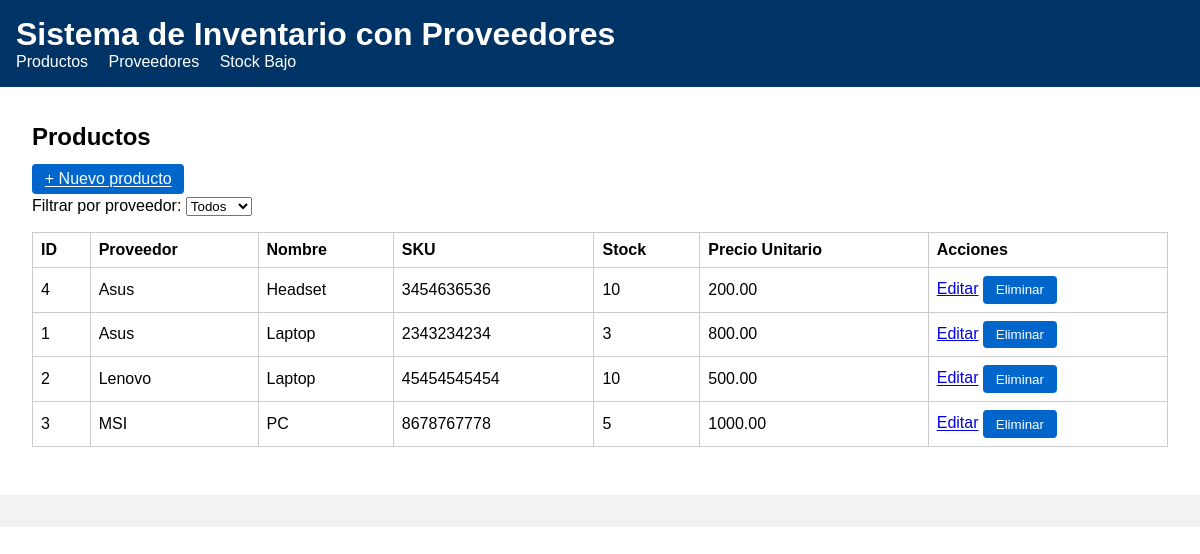
Page /products on the committed database.
### models.py (models this page shows, shortened)
class Product(db.Model):
    __tablename__ = "products"
    id = db.Column(db.Integer, primary_key=True)
    supplier_id = db.Column(db.Integer, db.ForeignKey("suppliers.id"), nullable=False)
    name = db.Column(db.String(120), nullable=False)
    sku = db.Column(db.String(80), unique=True, nullable=False)
    stock = db.Column(db.Integer, nullable=False, default=0)
    unit_price = db.Column(db.Float, nullable=False, default=0.0)

class Supplier(db.Model):
    __tablename__ = "suppliers"
    id = db.Column(db.Integer, primary_key=True)
    name = db.Column(db.String(120), nullable=False)
    contact_email = db.Column(db.String(120))
    phone = db.Column(db.String(50))
    products = db.relationship("Product", backref="supplier", lazy=True)

### app.py (the view)
    @app.route("/products")
    def list_products():
        supplier_id = request.args.get("supplier_id", type=int)
        suppliers = Supplier.query.order_by(Supplier.name).all()
        query = Product.query.order_by(Product.name)
        if supplier_id:
            query = query.filter(Product.supplier_id == supplier_id)
        products = query.all()
        return render_template(
            "products_list.html",
            products=products,
            suppliers=suppliers,
            selected_supplier_id=supplier_id,
        )

### templates/products_list.html (shortened to what this page needs)
{% extends "base.html" %}
{% block content %}
<h2>Productos</h2>
<a class="btn" href="{{ url_for('create_product') }}">+ Nuevo producto</a>
<form method="get" class="filter-form">
    <label>Filtrar por proveedor:
        <select name="supplier_id" onchange="this.form.submit()">
            <option value="">Todos</option>
        </select>
    </label>
</form>
<table>
    <thead>
        <tr>
            <th>ID</th>
            <th>Proveedor</th>
            <th>Nombre</th>
            <th>SKU</th>
            <th>Stock</th>
            <th>Precio Unitario</th>
            <th>Acciones</th>
        </tr>
    </thead>
    <tbody>
    {% for product in products %}
        <tr>
            <td>{{ product.id }}</td>
            <td>{{ product.supplier.name }}</td>
            <td>{{ product.name }}</td>
            <td>{{ product.sku }}</td>
            <td>{{ product.stock }}</td>
            <td>{{ "%.2f"|format(product.unit_price) }}</td>
            <td>
                <a href="{{ url_for('edit_product', product_id=product.id) }}">Editar</a>
                <form action="{{ url_for('delete_product', product_id=product.id) }}"
                method="post" style="display:inline;" onsubmit="return confirm('¿Seguro que deseas eliminar este producto?');">
                    <button type="submit">Eliminar</button>
                </form>
            </td>
        </tr>
    {% else %}
        <tr><td colspan="7">No hay productos registrados.</td></tr>
    {% endfor %}
    </tbody>
</table>
{% endblock %}

### static/css/styles.css (style rules this page uses)
body { font-family: Arial, sans-serif; margin: 0; padding: 0; }
table { width: 100%; border-collapse: collapse; margin-top: 1rem; }
table th, table td { border: 1px solid #ccc; padding: 0.5rem; text-align: left; }
.btn, button { background: #0066cc; color: white; padding: 0.4rem 0.8rem; border: none; cursor: pointer; border-radius: 4px; }
form label { display: block; margin: 0.5rem 0; }

### rows in the picture
Product: id "4", supplier.name "Asus", name "Headset", sku "3454636536", stock "10", unit_price "200.00"
Product: id "1", supplier.name "Asus", name "Laptop", sku "2343234234", stock "3", unit_price "800.00"
Product: id "2", supplier.name "Lenovo", name "Laptop", sku "45454545454", stock "10", unit_price "500.00"
Product: id "3", supplier.name "MSI", name "PC", sku "8678767778", stock "5", unit_price "1000.00"
